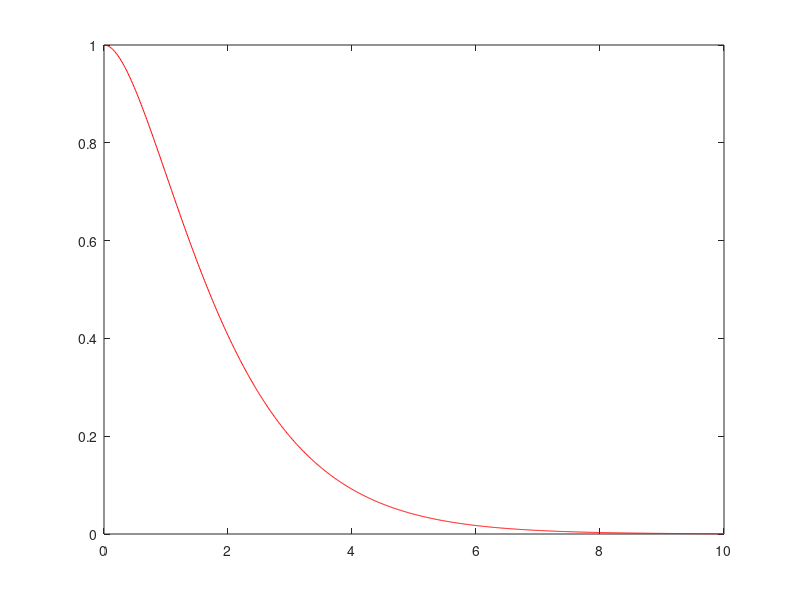

Source code (MATLAB): (Note: this script raises an error after producing the figure.)
clc; 
clear all;

a=[0.5688073394
0.6751269036
0.6549707602
0.6570048309
0.6558441558
0.6798245614
0.6501128668
0.652173913
0.606442577
0.6067961165
0.642578125
0.6460176991
0.671875
0.6092124814
0.6075533662
0.6044303797];

c=0.01:0.01:10;
d=zeros(length(c),1);
for i=1:length(c)
    d(i,1)=exp(-c(i))+c(i)*exp(-c(i));
end

plot(c,d,'r-') %monotonicity here for positive c is a good sign--means that a lambda can be found--use nonlinear equation solver for this (with constraint that lambda must be >=0)

b=zeros(length(a),1);
resVec=zeros(length(a),1);
for i=1:length(a)
    [b(i,1),resVec(i,1)]=lsqnonlin(@(x)(exp(-x))+(x*exp(-x))-a(i,1),1,0);
end

exp(-b)+b.*exp(-b)
a

